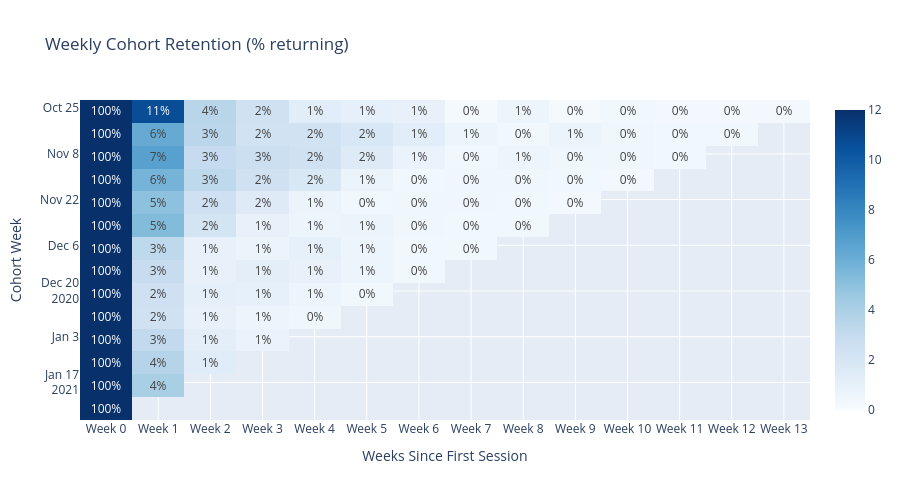

Source (notebook cell):
### Code cell
# ── Section 8b: Retention heatmap — censoring + partial-cohort guards ─────
# Same logic as generate_dashboard.py, so notebook and dashboard agree.
import datetime as _dt

cohort_pivot = cohort_df.pivot(index="cohort_week", columns="weeks_since_cohort",
                               values="active_users")

# Censoring guard: week N of a cohort is observed only if the whole week fits in
# the window. Unobserved → NaN (blank); observed but nobody returned → real 0.
_start = _dt.date(int(DATE_START[:4]), int(DATE_START[4:6]), int(DATE_START[6:8]))
_end   = _dt.date(int(DATE_END[:4]),   int(DATE_END[4:6]),   int(DATE_END[6:8]))
_cohort_dates = [pd.Timestamp(d).date() for d in cohort_pivot.index]
_observed = pd.DataFrame(
    [[(cd + _dt.timedelta(days=7 * int(k) + 6)) <= _end for k in cohort_pivot.columns]
     for cd in _cohort_dates],
    index=cohort_pivot.index, columns=cohort_pivot.columns,
)
cohort_pivot = cohort_pivot.where(_observed)
cohort_pivot = cohort_pivot.mask(_observed & cohort_pivot.isna(), 0)
censored = int((~_observed).sum().sum())
print(f"Censored cells (blank, not 0%): {censored} of {_observed.size} "
      f"({censored / _observed.size * 100:.0f}%)")

cohort_pct = cohort_pivot.div(cohort_pivot[0], axis=0).multiply(100).round(1)

# Partial-first-cohort guard: Monday-anchored buckets + a window that opens
# mid-week → the first bucket is a partial week with a much smaller base.
partial_first = _cohort_dates[0] < _start
if partial_first:
    print(f"Partial first cohort {_cohort_dates[0]}: {int(cohort_pivot[0].iloc[0]):,} users "
          f"vs {int(cohort_pivot[0].iloc[1]):,} in the first full cohort — excluded from averages")

cohort_pct.index   = cohort_pct.index.astype(str)
cohort_pct.columns = [f"Week {c}" for c in cohort_pct.columns]
cohort_pct_full    = cohort_pct.iloc[1:] if partial_first else cohort_pct

print("Retention matrix (% of cohort returning; blank = not yet observable):")
display(cohort_pct)

z   = cohort_pct.values.tolist()
txt = [["" if pd.isna(v) else f"{v:.0f}%" for v in row] for row in z]

# Blues runs light → dark as the value rises, so darker = better retention.
# zmax=12 keeps the 0–12% band readable; Week 0 is 100% by definition.
fig_ret = go.Figure(go.Heatmap(
    z=z, x=cohort_pct.columns.tolist(), y=cohort_pct.index.tolist(),
    text=txt, texttemplate="%{text}",
    colorscale="Blues", zmin=0, zmax=12, hoverongaps=False,
))
fig_ret.update_layout(
    title="Weekly Cohort Retention (% returning)",
    xaxis_title="Weeks Since First Session",
    yaxis_title="Cohort Week",
    height=500,
    yaxis_autorange="reversed",
)
fig_ret.show()

# Headline KPIs: full cohorts only; censored (NaN) cells are skipped by .mean().
if "Week 1" in cohort_pct_full.columns:
    # Week-1 return = any session in the next Monday-anchored calendar week (1–13 days), not D7.
    print(f"\nAvg Week-1 return (full cohorts): {cohort_pct_full['Week 1'].mean():.1f}%")
if "Week 2" in cohort_pct_full.columns:
    print(f"Avg Week-2 return (full cohorts): {cohort_pct_full['Week 2'].mean():.1f}%")

### Figure 1 — Plotly figure (JSON) as saved in the notebook; plotly's stock layout.template omitted (floating-point values rounded to 4 significant figures; data arrays with more than 128 entries replaced by an {"elided": "..."} marker saying what was removed)
{"data": [{"colorscale": [[0.0, "rgb(247,251,255)"], [0.125, "rgb(222,235,247)"], [0.25, "rgb(198,219,239)"], [0.375, "rgb(158,202,225)"], [0.5, "rgb(107,174,214)"], [0.625, "rgb(66,146,198)"], [0.75, "rgb(33,113,181)"], [0.875, "rgb(8,81,156)"], [1.0, "rgb(8,48,107)"]], "hoverongaps": false, "text": {"elided": "14x14 str values"}, "texttemplate": "%{text}", "type": "heatmap", "x": ["Week 0", "Week 1", "Week 2", "Week 3", "Week 4", "Week 5", "Week 6", "Week 7", "Week 8", "Week 9", "Week 10", "Week 11", "Week 12", "Week 13"], "y": ["2020-10-26", "2020-11-02", "2020-11-09", "2020-11-16", "2020-11-23", "2020-11-30", "2020-12-07", "2020-12-14", "2020-12-21", "2020-12-28", "2021-01-04", "2021-01-11", "2021-01-18", "2021-01-25"], "z": {"elided": "14x14 float values"}, "zmax": 12, "zmin": 0}], "layout": {"height": 500, "title": {"text": "Weekly Cohort Retention (% returning)"}, "xaxis": {"title": {"text": "Weeks Since First Session"}}, "yaxis": {"autorange": "reversed", "title": {"text": "Cohort Week"}}}}
